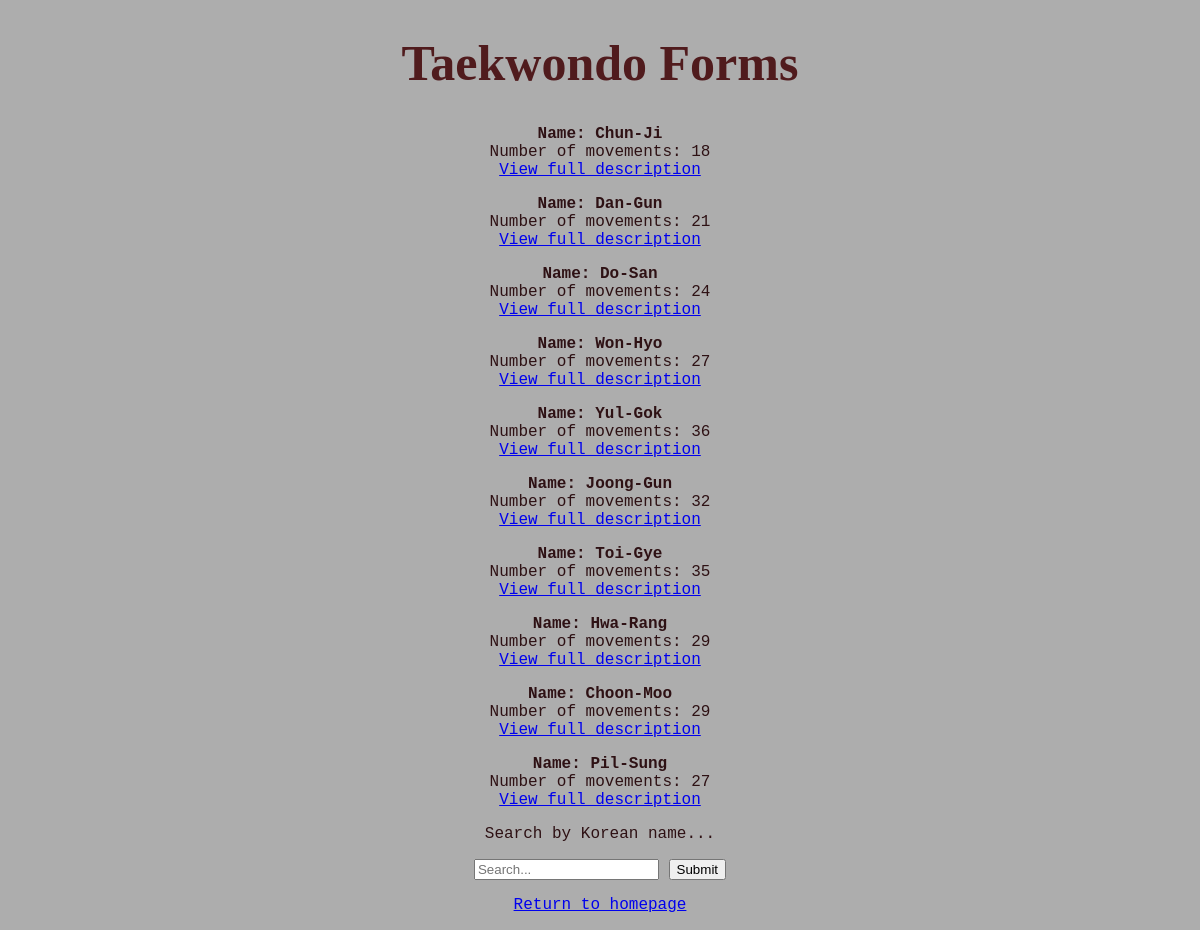
/formsList.php, run on the app's committed database.
### tables this page shows
CREATE TABLE forms
( formID INT UNSIGNED NOT NULL AUTO_INCREMENT PRIMARY KEY,
  rankID INT UNSIGNED NOT NULL,
  movements INT UNSIGNED,
  koreanName CHAR(50)
);

### classes/functions.php (called while the page is built, shortened)
<?php
function searchForms($term, $database) {
	$term = '%' . $term . '%';
	$sql = file_get_contents('sql/getForms.sql');
	$params = array(
		'term' => $term
	);
	$statement = $database->prepare($sql);
	$statement->execute($params);
	$forms = $statement->fetchAll(PDO::FETCH_ASSOC);
	return $forms;
}
function get($key) {
	if(isset($_GET[$key]))
		return $_GET[$key];
	else
		return '';
}

### formsList.php (the view, shortened to what this page needs)
<?php
include('config.php');
include('classes/functions.php');
$term = get('search-term');
$forms = searchForms($term, $database);
?>
<!doctype html>
<html lang="en">
<head>
	<link rel="stylesheet" href="css/styleSheet.css">
</head>
<body>
	<div style="text-align: center" class="page">
		<h1>Taekwondo Forms</h1>
		<?php foreach($forms as $form) : ?>
			<p>
				<b>Name: <?php echo $form['koreanName']; ?></b><br />
				Number of movements: <?php echo $form['movements']; ?> <br />
				<a href="descriptionPage.php?koreanName=<?php echo $form['koreanName'] ?>">View full description</a>
			</p>
		<?php endforeach; ?>
		<p>Search by Korean name...</p>
			<form method="GET">
			<input type="text" name="search-term" placeholder="Search..." />
			<input type="submit" />
		</form>
		<p>
			<a href="home.php">Return to homepage</a>
		</p>
	</div>
</body>
</html>

### css/styleSheet.css (style rules this page uses)
h1 { font-family: 'Bebas Neue'; color: #501B1D; font-size: 50px; }
body { color: #2E1114; font-family: 'Courier New'; background-color: #ADADAD; }

### data on the page
forms: koreanName "Chun-Ji", movements "18"
forms: koreanName "Dan-Gun", movements "21"
forms: koreanName "Do-San", movements "24"
forms: koreanName "Won-Hyo", movements "27"
forms: koreanName "Yul-Gok", movements "36"
forms: koreanName "Joong-Gun", movements "32"
forms: koreanName "Toi-Gye", movements "35"
forms: koreanName "Hwa-Rang", movements "29"
forms: koreanName "Choon-Moo", movements "29"
forms: koreanName "Pil-Sung", movements "27"
